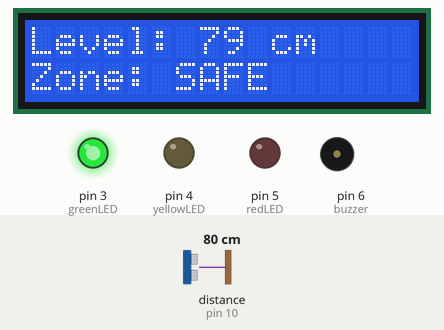
A sketch run on a simulated Arduino Uno, built with avr-gcc and run on an emulated ATmega328P. On the bench: 16×2 character LCD, output pins drawn as LEDs (lit = HIGH), buzzer (waves = sounding, pin HIGH). Wiring (inferred from the names in the program): ultrasonic range finder: trigger pin 9; echo pin 10. Dashed ring = blinking. The inputs (shaded band) are chosen by the test bench; at power-on: distance to the obstacle (sensor on pin 10) 80 cm. The echo pulse lasts 58.3 µs per cm; pins used as bus, display or sensor lines are not drawn; what the sketch prints to the serial monitor is not drawn.

Above: at 4.2 s.
4.3 s: distance to the obstacle (sensor on pin 10) set to 28 cm
At 5.4 s:
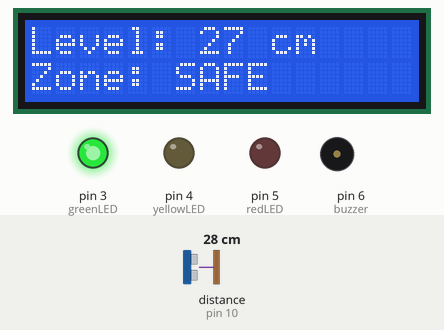
6.2 s: distance to the obstacle (sensor on pin 10) set to 23 cm
At 7.5 s:
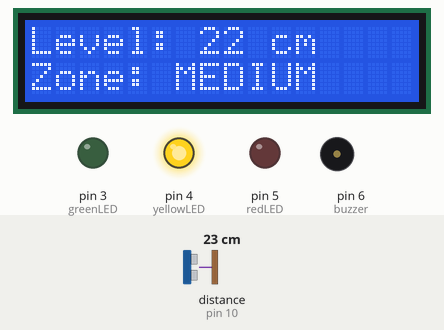
7.8 s: distance to the obstacle (sensor on pin 10) set to 19 cm
At 8.4 s:
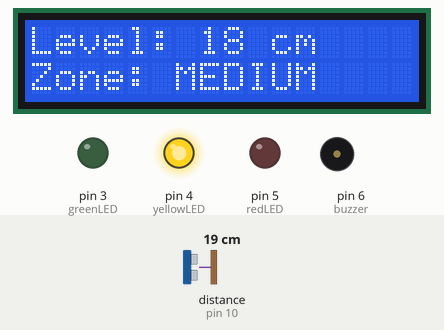
9.4 s: distance to the obstacle (sensor on pin 10) set to 14 cm
At 9.9 s:
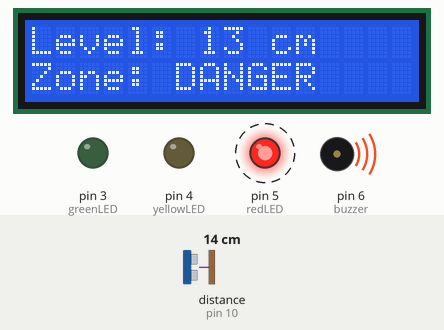
Timing chart, 0 to 13.5 s (numbered marks = the images above; inputs shaded):
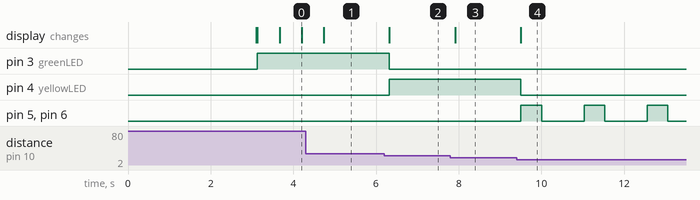

The sketch:

FDSS.ino
```cpp
#include <Wire.h>
#include <LiquidCrystal_I2C.h>

// Define the I2C address for the LCD (0x27 is common)
LiquidCrystal_I2C lcd(0x27, 16, 2);

// Define the pins for the ultrasonic sensor, LEDs, and buzzer
const int trigPin = 9;
const int echoPin = 10;
const int greenLED = 3;
const int yellowLED = 4;
const int redLED = 5;
const int buzzer = 6;  // Buzzer pin

// Variables to store the duration and distance
long duration;
int distance;

// Define the threshold distances for the flood zones
const int safeZone = 25;    // Above 25 cm is safe
const int mediumZone = 15;  // Between 15 cm and 25 cm is medium
const int dangerZone = 15;  // Below 15 cm is danger

void setup() {
  // Initialize the serial monitor for debugging
  Serial.begin(9600);

  // Initialize the ultrasonic sensor pins
  pinMode(trigPin, OUTPUT);
  pinMode(echoPin, INPUT);

  // Initialize the LED and buzzer pins
  pinMode(greenLED, OUTPUT);
  pinMode(yellowLED, OUTPUT);
  pinMode(redLED, OUTPUT);
  pinMode(buzzer, OUTPUT);

  // Initialize the LCD
  lcd.begin();
  lcd.backlight();

  // Display welcome message
  lcd.setCursor(0, 0);
  lcd.print("Welcome to Flood");
  lcd.setCursor(0, 1);
  lcd.print("Detection System");

  // Pause for 3 seconds to show the welcome message
  delay(3000);

  // Clear the welcome message
  lcd.clear();
}

void loop() {
  // Send a 10us pulse to the trigger pin
  digitalWrite(trigPin, LOW);
  delayMicroseconds(2);
  digitalWrite(trigPin, HIGH);
  delayMicroseconds(10);
  digitalWrite(trigPin, LOW);

  // Measure the duration of the pulse on the echo pin
  duration = pulseIn(echoPin, HIGH);

  // Calculate the distance (in cm)
  distance = duration * 0.034 / 2;

  // Display the distance on the serial monitor for debugging
  Serial.print("Measured Distance: ");
  Serial.print(distance);
  Serial.println(" cm");

  // Display the water level and status on the LCD
  lcd.setCursor(0, 0);
  lcd.print("Level: ");
  lcd.print(distance);
  lcd.print(" cm  ");

  // Determine the flood zone based on the distance
  if (distance > safeZone) {
    // Safe Zone (Green LED)
    lcd.setCursor(0, 1);
    lcd.print("Zone: SAFE     ");
    digitalWrite(greenLED, HIGH);
    digitalWrite(yellowLED, LOW);
    digitalWrite(redLED, LOW);
    digitalWrite(buzzer, LOW);  // Turn off buzzer
  }
  else if (distance > mediumZone && distance <= safeZone) {
    // Medium Zone (Yellow LED)
    lcd.setCursor(0, 1);
    lcd.print("Zone: MEDIUM   ");
    digitalWrite(greenLED, LOW);
    digitalWrite(yellowLED, HIGH);
    digitalWrite(redLED, LOW);
    digitalWrite(buzzer, LOW);  // Turn off buzzer
  }
  else if (distance <= mediumZone) {
    // Danger Zone (Red LED and Buzzer)
    lcd.setCursor(0, 1);
    lcd.print("Zone: DANGER   ");

    // Blink red LED and buzzer
    digitalWrite(greenLED, LOW);
    digitalWrite(yellowLED, LOW);
    digitalWrite(redLED, HIGH);
    digitalWrite(buzzer, HIGH);
    delay(500);
    digitalWrite(redLED, LOW);
    digitalWrite(buzzer, LOW);
    delay(500);
  }

  // Small delay before the next reading
  delay(500);
}
```

Measured:
- the behaviour switches between 27 and 26 cm on distance to the obstacle (sensor on pin 10) (found by bisection; images 1 and 2)
- the behaviour switches between 17 and 16 cm on distance to the obstacle (sensor on pin 10) (found by bisection; images 3 and 4)
- after the input at 4.3 s, the display: changes after 0.43 s (image 1)
- after the input at 6.2 s, pin 3 (greenLED): HIGH → LOW after 0.12 s; pin 4 (yellowLED): LOW → HIGH after 0.12 s; the display: changes after 0.12 s (image 2)
- after the input at 7.8 s, the display: changes after 0.11 s (image 3)
- after the input at 9.4 s, pin 4 (yellowLED): HIGH → LOW after 0.10 s; pin 5 (redLED), pin 6 (buzzer): alternates HIGH for 0.50 s and LOW for 1.0 s, starting after 0.10 s; the display: changes after 0.10 s (image 4)
